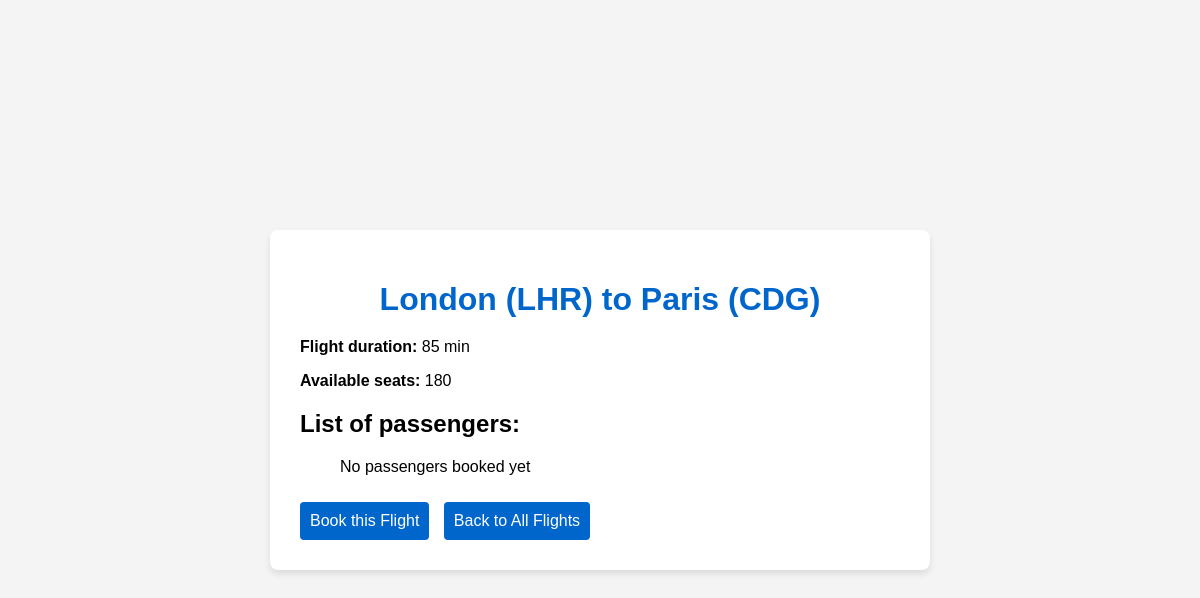
/flight/2/, run on the app's committed database.
### flights/models.py (models this page shows, shortened)
class Flight(models.Model):
    origin = models.ForeignKey(
        Airport,
        on_delete=models.CASCADE,
        related_name='departing_flights'
    )
    destination = models.ForeignKey(
        Airport,
        on_delete=models.CASCADE,
        related_name='arriving_flights'
    )
    duration = models.IntegerField(help_text="Flight duration in minutes")
    capacity = models.IntegerField(default=180)
    def remaining_seats(self):
        return self.capacity - self.booking_set.count()

class Airport(models.Model):
    code = models.CharField(max_length=3, unique=True)
    city = models.CharField(max_length=100)

### flights/views.py (the view)
# urls.py: path('flight/<int:flight_id>/', views.flight_detail, name='flight_detail'),
def flight_detail(request, flight_id):
    flight = get_object_or_404(Flight, id=flight_id)
    booked_passengers = flight.booking_set.all()
    remaining_seats = flight.remaining_seats()
    return render(request, 'flights/flight_detail.html', {
        'flight': flight,
        'booked_passengers': booked_passengers,
        'remaining_seats': remaining_seats
    })

### flights/templates/flights/flight_detail.html (shortened to what this page needs)
{% load static %}
<!DOCTYPE html>
<html lang="en">
<head>
    <link rel="stylesheet" href="{% static 'css/styles.css' %}">
</head>
<body>
    <div class="container">
        <h1>{{ flight.origin.city }} ({{ flight.origin.code }}) to {{ flight.destination.city }} ({{ flight.destination.code }})</h1>
        <div class="flight-info">
            <p><strong>Flight duration:</strong> {{ flight.duration }} min</p>
            <p><strong>Available seats:</strong> {{ remaining_seats }}</p>
            <h2>List of passengers:</h2>
            <ul>
                {% for booking in booked_passengers %}
                    <li>{{ booking.passenger.name }}</li>
                {% empty %}
                    <p>No passengers booked yet</p>
                {% endfor %}
            </ul>
            <div class="actions">
                <a href="{% url 'book_flight' flight.id %}" class="book-button">Book this Flight</a>
                <a href="{% url 'index' %}" class="back-button">Back to All Flights</a>
            </div>
        </div>
    </div>
</body>
</html>

### flights/static/css/styles.css (style rules this page uses)
body { font-family: Arial, sans-serif; background-color: #f4f4f4; margin: 0; padding: 0; display: flex; justify-content: center; align-items: center; min-height: 100vh; }
.container { background-color: white; border-radius: 8px; box-shadow: 0 4px 6px rgba(0, 0, 0, 0.1); padding: 30px; width: 100%; max-width: 600px; }
h1 { color: #0066cc; text-align: center; margin-bottom: 20px; }
.submit-button, .home-button, .book-button, .back-button { display: block; width: 100%; padding: 10px; background-color: #0066cc; color: white; border: none; border-radius: 4px; text-align: center; text-decoration: none; margin-top: 10px; }
.book-button, .back-button { width: auto; display: inline-block; margin-right: 10px; }

### data on the page
Flight: origin.city "London", origin.code "LHR", destination.city "Paris", destination.code "CDG", duration "85"

### other printed values
{{ remaining_seats }} "180"
